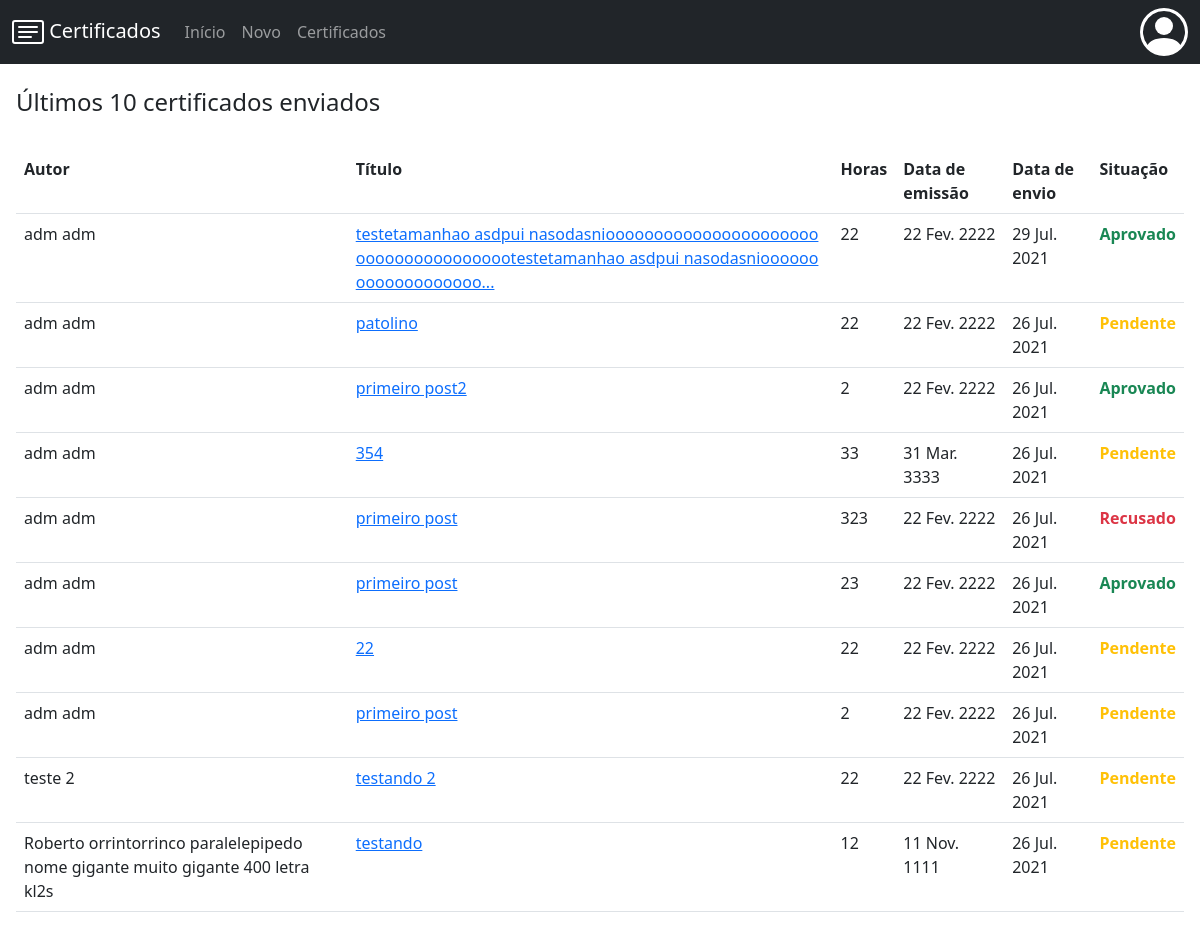
Page /certificados/ on the committed database.
### certificados/models.py (models this page shows)
class Certificado(models.Model):
    horas = models.IntegerField()
    titulo = models.CharField(max_length=150)
    data_emissao = models.DateTimeField()
    data_envio = models.DateTimeField(default=timezone.now)
    situacao = models.SmallIntegerField()
    imagem = models.ImageField(upload_to = 'certificados/', default = "certificados/padrao.png")
    usuario = models.ForeignKey('auth.User', on_delete=models.CASCADE)
    categoria = models.ForeignKey('Categoria', on_delete=models.CASCADE)
    def __str__(self):
        return self.titulo + " (" + str(self.id) + ")"
    def tamanho_titulo(self):
        t = len(self.titulo)
        if t <= 120:
            return self.titulo[0:120]
        else:
            return self.titulo[0:117] + "..."
    def tamanho_autor(self):
        a = len(self.usuario.first_name + " " + self.usuario.last_name)
        if a <= 100:
            return (self.usuario.first_name + " " + self.usuario.last_name)[0:100]
        else:
            return (self.usuario.first_name + " " + self.usuario.last_name)[0:97] + "..."

### certificados/views.py (the view)
# urls.py: path('', views.index, name='index'),
def index(request):
    lista_certificados = Certificado.objects.order_by("-data_envio")[0:10]
    situacao = ["Aprovado", "Pendente", "Recusado", "Erro"]
    contexto = {'lista_certificados': lista_certificados, 'situacao':situacao}
    return render(request, 'certificados/index.html', contexto)

### certificados/templates/certificados/index.html
{% extends 'certificados/base.html' %}
{% block conteudo%}
    {% if lista_certificados %}
    <h4>Últimos 10 certificados enviados</h4>
        <table class="table" style="margin-top: 32px;">
            <tr>
                <th> Autor </th>
                <th> Título </th>
                <th class="form-horas"> Horas </th>
                <th class="form-data-emissao"> Data de emissão </th>
                <th> Data de envio </th>
                <th class="form-situacao"> Situação </th>
            </tr>
        {% for p in lista_certificados %}
            <tr id="tabela_{{p}}" style="display: normal;" class="elementos_tabela">
                <td class="break-word">{{p.tamanho_autor}}</td>
                <td class="break-all" id="titulo_tabela_{{p}}"><a href="/certificados/{{ p.id }}">{{p.tamanho_titulo}}</a></td>
                <td class="form-horas"> {{p.horas}} </td>
                <td class="form-data-emissao"> {{p.data_emissao|date:'d M. Y'}} </td>
                <td> {{p.data_envio|date:'d M. Y'}} </td>
                {% if p.situacao == 1 %}
                    <td class="form-situacao"><span id="situacao_{{p}}" class="fw-bold situacao_aprovado"> {{situacao.0}} </span></td>
                {% elif p.situacao == 2 %}
                    <td class="form-situacao"><span id="situacao_{{p}}" class="fw-bold situacao_pendente"> {{situacao.1}} </span></td>
                {% elif p.situacao == 3 %}
                    <td class="form-situacao"><span id="situacao_{{p}}" class="fw-bold situacao_recusado"> {{situacao.2}} </span></td>
                {% else %}
                    <td class="form-situacao"><span id="situacao_{{p}}" class="fw-bold situacao_erro"> {{situacao.3}} </span></td>
                {% endif %}
            </tr>
        {% endfor %}
        </table>
    {% else %}
        <p>Nenhum certificado cadastrado.</p>
    {% endif %}
{% endblock %}

### certificados/templates/certificados/base.html (shortened to what this page needs)
{% load static %}
<!DOCTYPE html>
<html lang="pt-br">
<head>
    <link href="https://cdn.jsdelivr.net/npm/bootstrap@5.0.2/dist/css/bootstrap.min.css" rel="stylesheet">
    <link rel="stylesheet" href="{% static 'certificados/css.css'%}">
</head>
<body>
    <nav class="navbar navbar-expand-lg navbar-dark bg-dark mb-4">
        <div class="container-fluid">
            <a class="navbar-brand" href="/certificados/">
                Certificados
            </a>
            <div class="collapse navbar-collapse" id="navbarSupportedContent">
                <ul class="navbar-nav me-auto mb-2 mb-lg-0">
                    <li class="nav-item">
                        <a class="nav-link" aria-current="page" href="/certificados/">Início</a>
                    </li>
                    <li class="nav-item">
                        <a class="nav-link" href="/certificados/novo_certificado">Novo</a>
                    </li>
                    <li class="nav-item">
                        <a class="nav-link" href="/certificados/todos">Certificados</a>
                    </li>
                </ul>
            </div>
            <div class="nav-item dropdown foto-perfil">
            </div>
        </div>
    </nav>
    <div class="px-sm-3">
        {% block conteudo %}
        {% endblock %}
    </div>
</body>
</html>

### certificados/static/certificados/css.css (style rules this page uses)
.situacao_aprovado { color: #198754; }
.situacao_pendente { color: #ffc107; }
.situacao_recusado { color: #dc3545; }
.break-all { word-break: break-all; }
.break-word { word-wrap: break-word; }
.foto-perfil { display: block; }

### rows in the picture
Certificado: tamanho_autor "adm adm", tamanho_titulo "testetamanhao asdpui nasodasniooooooooooooooooooooooooooooooooooooootestetamanhao asdpui nasodasniooooooooooooooooooo...", horas "22", data_emissao "22 Fev. 2222", data_envio "29 Jul. 2021", situacao "Aprovado"
Certificado: tamanho_autor "adm adm", tamanho_titulo "patolino", horas "22", data_emissao "22 Fev. 2222", data_envio "26 Jul. 2021", situacao "Pendente"
Certificado: tamanho_autor "adm adm", tamanho_titulo "primeiro post2", horas "2", data_emissao "22 Fev. 2222", data_envio "26 Jul. 2021", situacao "Aprovado"
Certificado: tamanho_autor "adm adm", tamanho_titulo "354", horas "33", data_emissao "31 Mar. 3333", data_envio "26 Jul. 2021", situacao "Pendente"
Certificado: tamanho_autor "adm adm", tamanho_titulo "primeiro post", horas "323", data_emissao "22 Fev. 2222", data_envio "26 Jul. 2021", situacao "Recusado"
Certificado: tamanho_autor "adm adm", tamanho_titulo "primeiro post", horas "23", data_emissao "22 Fev. 2222", data_envio "26 Jul. 2021", situacao "Aprovado"
Certificado: tamanho_autor "adm adm", tamanho_titulo "22", horas "22", data_emissao "22 Fev. 2222", data_envio "26 Jul. 2021", situacao "Pendente"
Certificado: tamanho_autor "adm adm", tamanho_titulo "primeiro post", horas "2", data_emissao "22 Fev. 2222", data_envio "26 Jul. 2021", situacao "Pendente"
Certificado: tamanho_autor "teste 2", tamanho_titulo "testando 2", horas "22", data_emissao "22 Fev. 2222", data_envio "26 Jul. 2021", situacao "Pendente"
Certificado: tamanho_autor "Roberto orrintorrinco paralelepipedo nome gigante muito gigante 400 letra kl2s", tamanho_titulo "testando", horas "12", data_emissao "11 Nov. 1111", data_envio "26 Jul. 2021", situacao "Pendente"
